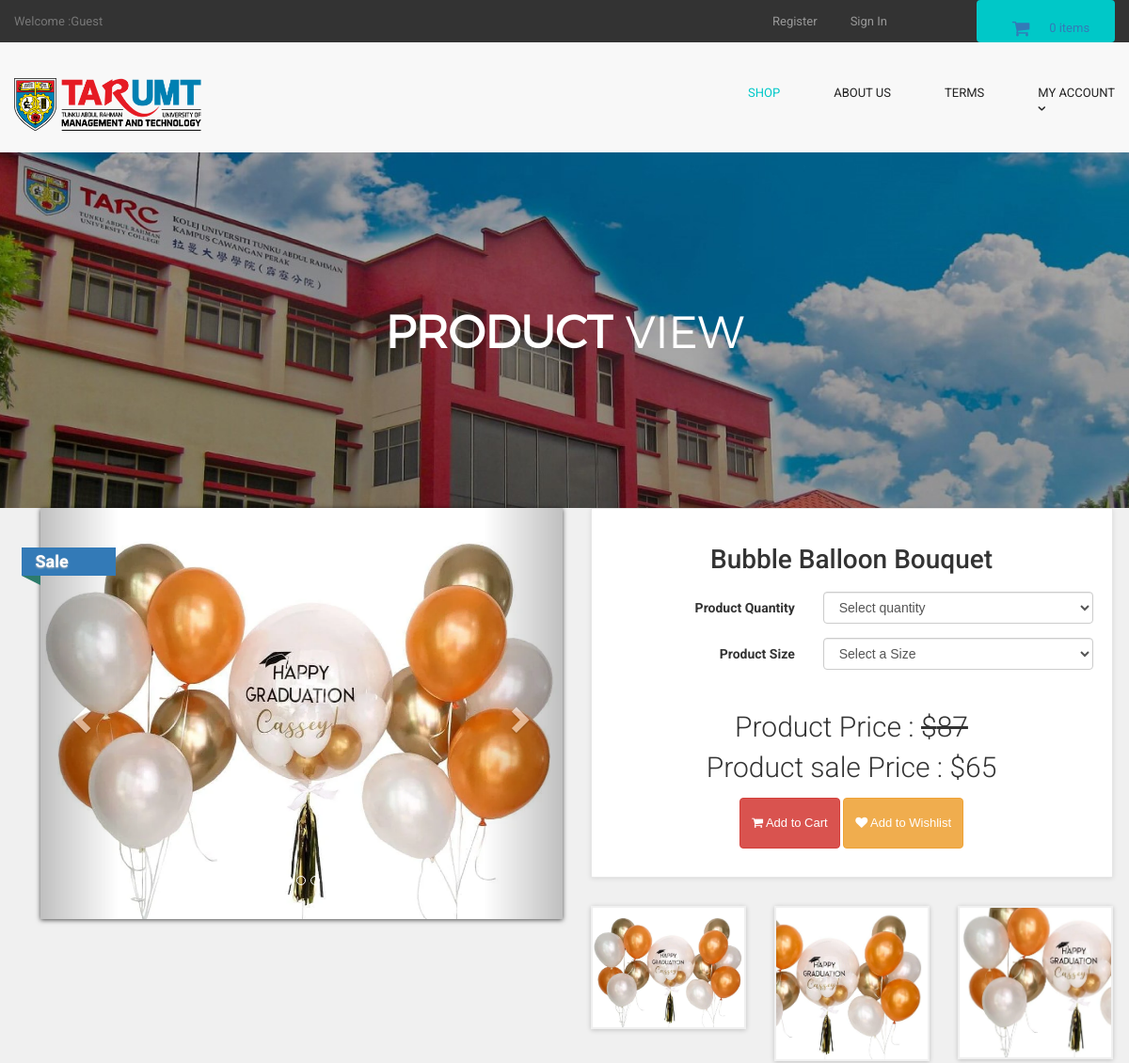
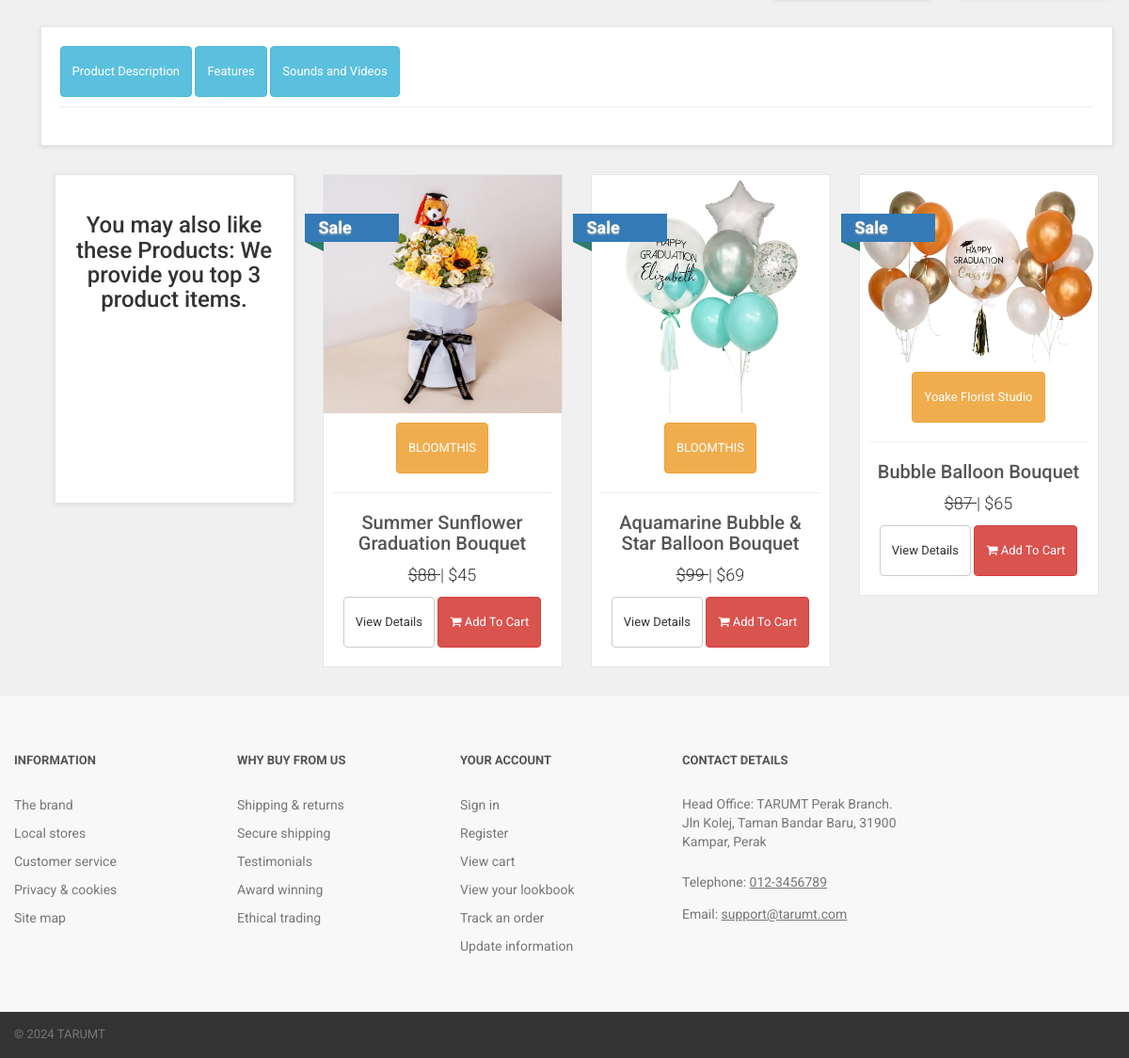
Screenshot of /Bubble-Balloon-Bouquet with the database file from the repository (2 pictures, top to bottom).
### tables this page shows
CREATE TABLE `products` (
  `product_id` int(10) NOT NULL,
  `p_cat_id` int(10) NOT NULL,
  `cat_id` int(10) NOT NULL,
  `manufacturer_id` int(10) NOT NULL,
  `date` timestamp NOT NULL DEFAULT current_timestamp() ON UPDATE current_timestamp(),
  `product_title` text NOT NULL,
  `product_url` text NOT NULL,
  `product_img1` text NOT NULL,
  `product_img2` text NOT NULL,
  `product_img3` text NOT NULL,
  `product_price` int(10) NOT NULL,
  `product_psp_price` int(100) NOT NULL,
  `product_desc` text NOT NULL,
  `product_features` text NOT NULL,
  `product_video` text NOT NULL,
  `product_keywords` text NOT NULL,
  `product_label` text NOT NULL,
  `status` varchar(255) NOT NULL
);

CREATE TABLE `manufacturers` (
  `manufacturer_id` int(10) NOT NULL,
  `manufacturer_title` text NOT NULL,
  `manufacturer_top` text NOT NULL,
  `manufacturer_image` text NOT NULL
);

### details.php (the view, shortened to what this page needs)
<?php
include("includes/db.php");
include("includes/header.php");
include("functions/functions.php");
include("includes/main.php");
?>
<?php
$product_id = @$_GET['pro_id'];
$get_product = "select * from products where product_url='$product_id'";
$run_product = mysqli_query($con,$get_product);
$check_product = mysqli_num_rows($run_product);
if($check_product == 0){
echo "<script> window.open('index.php','_self') </script>";
}
else{
$row_product = mysqli_fetch_array($run_product);
$pro_title = $row_product['product_title'];
$pro_price = $row_product['product_price'];
$pro_img1 = $row_product['product_img1'];
$pro_img2 = $row_product['product_img2'];
$pro_img3 = $row_product['product_img3'];
$pro_label = $row_product['product_label'];
$pro_psp_price = $row_product['product_psp_price'];
$status = $row_product['status'];
if($pro_label == ""){
}
else{
$product_label = "
<a class='label sale' href='#' style='color:black;'>
<div class='thelabel'>$pro_label</div>
<div class='label-background'> </div>
</a>
";
}
?>
  <main>
    <div class="nero">
      <div class="nero__heading">
        <span class="nero__bold">Product </span>View
      </div>
    </div>
  </main>
<div id="content" >
<div class="container" >
<div class="col-md-12">
<div class="row" id="productMain">
<div class="col-sm-6">
<div id="mainImage">
<div id="myCarousel" class="carousel slide" data-ride="carousel">
<ol class="carousel-indicators">
<li data-target="#myCarousel" data-slide-to="0" class="active"></li>
<li data-target="#myCarousel" data-slide-to="1"></li>
<li data-target="#myCarousel" data-slide-to="2"></li>
</ol>
<div class="carousel-inner">
<div class="item active">
<center>
<img src="admin_area/product_images/<?php echo $pro_img1; ?>" class="img-responsive">
</center>
</div>
</div>
<a href="#myCarousel" class="left carousel-control" data-slide="prev">
<span class="glyphicon glyphicon-chevron-left"> </span>
</a>
<a class="right carousel-control" href="#myCarousel" data-slide="next">
<span class="glyphicon glyphicon-chevron-right"> </span>
</a>
</div>
</div>
<?php echo $product_label; ?>
</div>
<div class="col-sm-6" >
<div class="box" >
<h1 class="text-center" > <?php echo $pro_title; ?> </h1>
<form action="" method="post" class="form-horizontal" >
<?php
if($status == "product"){
?>
<div class="form-group">
<label class="col-md-5 control-label" >Product Quantity </label>
<div class="col-md-7" >
<select name="product_qty" class="form-control" >
<option>Select quantity</option>
</select>
</div>
</div>
<div class="form-group" >
<label class="col-md-5 control-label" >Product Size</label>
<div class="col-md-7" >
<select name="product_size" class="form-control" >
<option>Select a Size</option>
</select>
</div>
</div>
<?php } ?>
<?php
if($status == "product"){
if($pro_label == "Sale" or $pro_label == "Gift"){
echo "
<p class='price'>
Product Price : <del> $$pro_price </del><br>
Product sale Price : $$pro_psp_price
</p>
";
}
else{
echo "
<p class='price'>
Product Price : $$pro_price
</p>
";
}
}
?>
<p class="text-center buttons" >
<button class="btn btn-danger" type="submit" name="add_cart">
<i class="fa fa-shopping-cart" ></i> Add to Cart
</button>
<button class="btn btn-warning" type="submit" name="add_wishlist">
<i class="fa fa-heart" ></i> Add to Wishlist
</button>
</p>
</form>
</div>
<div class="row" id="thumbs" >
<div class="col-xs-4" >
<a href="#" class="thumb" >
<img src="admin_area/product_images/<?php echo $pro_img1; ?>" class="img-responsive" >
</a>
</div>
<div class="col-xs-4" >
<a href="#" class="thumb" >
<img src="admin_area/product_images/<?php echo $pro_img2; ?>" class="img-responsive" >
</a>
</div>
<div class="col-xs-4" >
<a href="#" class="thumb" >
<img src="admin_area/product_images/<?php echo $pro_img3; ?>" class="img-responsive" >
</a>
</div>
</div>
</div>
</div>
<div class="box" id="details">
<a class="btn btn-info tab" style="margin-bottom:10px;" href="#description" data-toggle="tab">
<?php
if($status == "product"){
echo "Product Description";
}
else{
echo "Bundle Description";
}
?>
</a>
<a class="btn btn-info tab" style="margin-bottom:10px;" href="#features" data-toggle="tab">
Features
</a>
<a class="btn btn-info tab" style="margin-bottom:10px;" href="#video" data-toggle="tab">
Sounds and Videos
</a>
<hr style="margin-top:0px;">
</div>
<div id="row same-height-row">
<?php
if($status == "product"){
?>
<div class="col-md-3 col-sm-6">
<div class="box same-height headline">
<h3 class="text-center"> You may also like these Products: We provide you top 3 product items. </h3>
</div>
</div>
<?php
$get_products = "select * from products order by rand() LIMIT 0,3";
$run_products = mysqli_query($con,$get_products);
while($row_products = mysqli_fetch_array($run_products)) {
$pro_title = $row_products['product_title'];
$pro_price = $row_products['product_price'];
$pro_img1 = $row_products['product_img1'];
$pro_label = $row_products['product_label'];
$manufacturer_id = $row_products['manufacturer_id'];
$get_manufacturer = "select * from manufacturers where manufacturer_id='$manufacturer_id'";
$run_manufacturer = mysqli_query($db,$get_manufacturer);
$row_manufacturer = mysqli_fetch_array($run_manufacturer);
$manufacturer_name = $row_manufacturer['manufacturer_title'];
$pro_psp_price = $row_products['product_psp_price'];
$pro_url = $row_products['product_url'];
if($pro_label == "Sale" or $pro_label == "Gift"){
$product_price = "<del> $$pro_price </del>";
$product_psp_price = "| $$pro_psp_price";
}
else{
$product_psp_price = "";
$product_price = "$$pro_price";
}
if($pro_label == ""){
}
else{
$product_label = "
<a class='label sale' href='#' style='color:black;'>
<div class='thelabel'>$pro_label</div>
<div class='label-background'> </div>
</a>
";
}
echo "
<div class='col-md-3 col-sm-6 center-responsive' >
<div class='product' >
<a href='$pro_url' >
<img src='admin_area/product_images/$pro_img1' class='img-responsive' >
</a>
<div class='text' >
<center>
<p class='btn btn-warning'> $manufacturer_name </p>
</center>
<hr>
<h3><a href='$pro_url' >$pro_title</a></h3>
<p class='price' > $product_price $product_psp_price </p>
<p class='buttons' >
<a href='$pro_url' class='btn btn-default' >View Details</a>
<a href='$pro_url' class='btn btn-danger'>
<i class='fa fa-shopping-cart'></i> Add To Cart
</a>
</p>
</div>
$product_label
</div>
</div>
";
}
?>
<?php } ?>
</div>
</div>
</div>
</div>
<?php
include("includes/footer.php");
?>
</body>
</html>
<?php } ?>

### styles/backend.css (style rules this page uses)
html { font-family: "Roboto", Helvetica, Arial, sans-serif; line-height: 1.15; -ms-text-size-adjust: 100%; -webkit-text-size-adjust: 100% }
body { margin: 0 }
h1 { font-size: 2em; margin: .67em 0 }
figcaption, figure, main { display: block }
hr { box-sizing: content-box; height: 0; overflow: visible }
a { background-color: transparent; -webkit-text-decoration-skip: objects }
img { border-style: none }
button, input, optgroup, select, textarea { font-family: sans-serif; font-size: 100%; line-height: 1.15; margin: 0 }
button, input { overflow: visible }
button, select { text-transform: none }
[type=reset], [type=submit], button, html [type=button] { -webkit-appearance: button }
html { box-sizing: border-box }
body { min-width: 1190px; font-family: Montserrat, sans-serif; font-weight: 400; background-color: white; }
.container { width: 1170px; margin: 0 auto }
img { max-width: 100%; height: auto }
.btn { display: inline-block; vertical-align: top; font-size: 13px; line-height: 40px; text-decoration: none; -webkit-transition: .3s; transition: .3s }
.nero { padding-top: 160px; padding-bottom: 140px; font-family: 'montserratlight', sans-serif; text-align: center; text-transform: uppercase; color: #FFF; background: #666 url("../images/banner-ave.jpg") no-repeat; background-size: cover; background-position: center; }
.nero__heading { font-size: 48px; }
.nero__bold { font-weight: 700; }

### styles/style.css (style rules this page uses)
body { font-family: "Roboto", Helvetica, Arial, sans-serif; font-size: 14px; line-height: 1.42857143; color: #333333; background-color: #f0f0f0; overflow-x: hidden; }
.box { background: #fff; margin: 0 0 30px; border: solid 1px #e6e6e6; box-sizing: border-box; padding:20px; box-shadow: 0 1px 5px rgba(0, 0, 0, 0.1); }
#content { padding-left:25px; }
#content .product { background:#fff; border: solid 1px #e6e6e6; box-sizing: border-box; margin-bottom: 30px; }
#content .product .text p.price { font-size:18px; text-align:center; font-weight:300; }
#content .product .text .buttons { clear:both; text-align:center; }
#content .product .text h3 { text-align:center; font-size:20px; }
#content .product .text h3 a { color:rgb(85, 85, 85); }
#content .product .text { padding:10px 10px 0px; }
#content .product .text .buttons .btn { margin-bottom:10px; }
#content #productMain { margin-bottom: 30px; }
#content #productMain .price { font-size: 30px; font-weight: 300; text-align: center; margin-top: 40px; }
#content #mainImage { box-shadow: 0 1px 5px rgba(0, 0, 0, 0.7); }
#content #thumbs a { display: block; box-shadow: 0 1px 5px rgba(0, 0, 0, 0.2); border : solid 2px transparent; }
#content .headline { height: 350px; }
.label { text-decoration : none; position: absolute; top: 50px; padding-left:51px; z-index: 20; }
.label .thelabel { position: relative; width: 100px; padding: 6px 50px 6px 15px; margin: 40px 50px 10px -71px; color: #fff; font-size:18px; font-weight:bold; background-color: #337ab7; text-shadow: 0px 1px 2px #bbb ; }
.label .thelabel:before, .label .thelabel:after { content: ''; position: absolute; width:0; height:0; }
.label .thelabel:after { left: 0px; top: 100%; border-width : 5px 10px; border-style: solid; border-color: #2d7b6b #2d7b6b transparent transparent; }
.label.sale { top: 0; }

### rows the page displays
products: product_img1 (picture), product_label "Sale", product_title "Bubble Balloon Bouquet", product_price "87", product_psp_price "65", product_img2 (picture), product_img3 (picture), manufacturer.manufacturer_title "Yoake Florist Studio", product_psp_price "| $65"
products: product_img1 (picture), manufacturer.manufacturer_title "BLOOMTHIS", product_title "Summer Sunflower Graduation Bouquet", product_price "88", product_psp_price "| $45", product_label "Sale"
products: product_img1 (picture), manufacturer.manufacturer_title "BLOOMTHIS", product_title "Aquamarine Bubble & Star Balloon Bouquet", product_price "99", product_psp_price "| $69", product_label "Sale"

### other values shown
$count_items "0"
